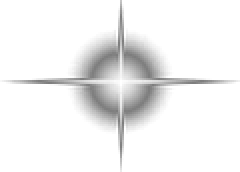
#> input picture star-transparency.png, 120 x 86 px (shown 2 times larger)
$ python circle_plotter.py star-transparency.png 1.0 1.0
#> lines starting #> are read from the running program, lines starting #| are printed output that depends on the picture
#!/usr/bin/python


#plots a circle in an existing jpg

from PIL import Image
from PIL import ImageDraw

import sys
import os

def draw_ellipse(image, bounds, width=1, outline='white', antialias=4):
    """Improved ellipse drawing function, based on PIL.ImageDraw."""

    # Use a single channel image (mode='L') as mask.
    # The size of the mask can be increased relative to the imput image
    # to get smoother looking results.
    mask = Image.new(
        size=[int(dim * antialias) for dim in image.size],
        mode='L', color='black')
    draw = ImageDraw.Draw(mask)

    # draw outer shape in white (color) and inner shape in black (transparent)
    for offset, fill in (width/-2.0, 'white'), (width/2.0, 'black'):
        left, top = [(value + offset) * antialias for value in bounds[:2]]
        right, bottom = [(value - offset) * antialias for value in bounds[2:]]
        draw.ellipse([left, top, right, bottom], fill=fill)

    # downsample the mask using PIL.Image.LANCZOS
    # (a high-quality downsampling filter).
    mask = mask.resize(image.size, Image.LANCZOS)
    # paste outline color to input image through the mask
    image.paste(outline, mask=mask)

#gets the current path

#219.24678 219.49592
img_path = sys.argv[1]
#coords
x = float(sys.argv[2])
y = float(sys.argv[3])


image = Image.open(img_path);
#> image is the input picture: PIL image 120x86 RGBA; mean R, G, B, A 28.3, 28.3, 28.3, 34.2
#In PIL y=0 is the TOP of the image
#In DS9 y=0 is the bottom of the image
y = image.height - y;
#> y = 85
#uses the width of the image to draw a circle with a radius of 15 % the width of the image
r = image.width *10 / 100;
#> r = 12
draw = ImageDraw.Draw(image);
#circles points
x1 = x-r;
#> x1 = -11
y1 = y-r;
#> y1 = 73
x2 = x+r;
#> x2 = 13
y2 = y+r;
#> y2 = 97
circleBounds = [x1,y1,x2,y2];
#> circleBounds = [-11, 73, 13, 97]
circleWidth = image.width *0.5 / 100; #0.5% of the image's width
#> circleWidth = 0.6

#draw.ellipse((x1, y1, x2, y2), outline=(255,255,255,0))

draw_ellipse(image,circleBounds,circleWidth)
#> in draw_ellipse, `mask = Image.new( size=[int(dim * antialias) for dim in image.size], m..`: mask: PIL image 480x344 L; every value is 0
#> in draw_ellipse, `mask = mask.resize(image.size, Image.LANCZOS)`:
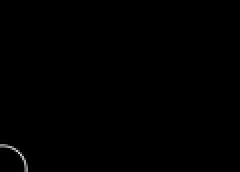
#> mask: PIL image 120x86 L (shown 2 times larger); min 0, max 208, mean 0.5

image.save(img_path, 'JPEG')
